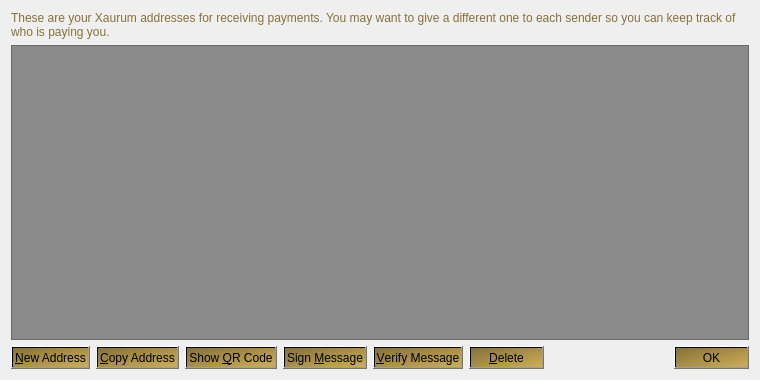
<?xml version="1.0" encoding="UTF-8"?>
<ui version="4.0">
 <class>AddressBookPage</class>
 <widget class="QWidget" name="AddressBookPage">
  <property name="geometry">
   <rect>
    <x>0</x>
    <y>0</y>
    <width>760</width>
    <height>380</height>
   </rect>
  </property>
  <property name="maximumSize">
   <size>
    <width>16777215</width>
    <height>580</height>
   </size>
  </property>
  <property name="windowTitle">
   <string>Address Book</string>
  </property>
  <layout class="QVBoxLayout" name="verticalLayout">
   <item>
    <widget class="QLabel" name="labelExplanation">
     <property name="styleSheet">
      <string notr="true">color: rgb(133, 113, 56);</string>
     </property>
     <property name="text">
      <string>These are your Xaurum addresses for receiving payments. You may want to give a different one to each sender so you can keep track of who is paying you.</string>
     </property>
     <property name="textFormat">
      <enum>Qt::PlainText</enum>
     </property>
     <property name="wordWrap">
      <bool>true</bool>
     </property>
    </widget>
   </item>
   <item>
    <widget class="QTableView" name="tableView">
     <property name="contextMenuPolicy">
      <enum>Qt::CustomContextMenu</enum>
     </property>
     <property name="toolTip">
      <string>Double-click to edit address or label</string>
     </property>
     <property name="styleSheet">
      <string notr="true">background-color: rgb(138, 138, 138);</string>
     </property>
     <property name="tabKeyNavigation">
      <bool>false</bool>
     </property>
     <property name="alternatingRowColors">
      <bool>true</bool>
     </property>
     <property name="selectionMode">
      <enum>QAbstractItemView::SingleSelection</enum>
     </property>
     <property name="selectionBehavior">
      <enum>QAbstractItemView::SelectRows</enum>
     </property>
     <property name="sortingEnabled">
      <bool>true</bool>
     </property>
     <attribute name="verticalHeaderVisible">
      <bool>false</bool>
     </attribute>
    </widget>
   </item>
   <item>
    <layout class="QHBoxLayout" name="horizontalLayout">
     <item>
      <widget class="QPushButton" name="newAddressButton">
       <property name="toolTip">
        <string>Create a new address</string>
       </property>
       <property name="styleSheet">
        <string notr="true">background-color: qlineargradient(spread:repeat, x1:0, y1:0, x2:1, y2:1, stop:0 rgba(133, 113, 56, 255), stop:1 rgba(206, 174, 86, 255));</string>
       </property>
       <property name="text">
        <string>&amp;New Address</string>
       </property>
       <property name="icon">
        <iconset resource="../bitcoin.qrc">
         <normaloff>:/icons/add</normaloff>:/icons/add</iconset>
       </property>
       <property name="autoDefault">
        <bool>false</bool>
       </property>
       <property name="default">
        <bool>false</bool>
       </property>
       <property name="flat">
        <bool>false</bool>
       </property>
      </widget>
     </item>
     <item>
      <widget class="QPushButton" name="copyToClipboard">
       <property name="toolTip">
        <string>Copy the currently selected address to the system clipboard</string>
       </property>
       <property name="styleSheet">
        <string notr="true">background-color: qlineargradient(spread:repeat, x1:0, y1:0, x2:1, y2:1, stop:0 rgba(133, 113, 56, 255), stop:1 rgba(206, 174, 86, 255));</string>
       </property>
       <property name="text">
        <string>&amp;Copy Address</string>
       </property>
       <property name="icon">
        <iconset resource="../bitcoin.qrc">
         <normaloff>:/icons/editcopy</normaloff>:/icons/editcopy</iconset>
       </property>
       <property name="flat">
        <bool>false</bool>
       </property>
      </widget>
     </item>
     <item>
      <widget class="QPushButton" name="showQRCode">
       <property name="styleSheet">
        <string notr="true">background-color: qlineargradient(spread:repeat, x1:0, y1:0, x2:1, y2:1, stop:0 rgba(133, 113, 56, 255), stop:1 rgba(206, 174, 86, 255));</string>
       </property>
       <property name="text">
        <string>Show &amp;QR Code</string>
       </property>
       <property name="icon">
        <iconset resource="../bitcoin.qrc">
         <normaloff>:/icons/qrcode</normaloff>:/icons/qrcode</iconset>
       </property>
      </widget>
     </item>
     <item>
      <widget class="QPushButton" name="signMessage">
       <property name="toolTip">
        <string>Sign a message to prove you own a Xaurum address</string>
       </property>
       <property name="styleSheet">
        <string notr="true">background-color: qlineargradient(spread:repeat, x1:0, y1:0, x2:1, y2:1, stop:0 rgba(133, 113, 56, 255), stop:1 rgba(206, 174, 86, 255));</string>
       </property>
       <property name="text">
        <string>Sign &amp;Message</string>
       </property>
       <property name="icon">
        <iconset resource="../bitcoin.qrc">
         <normaloff>:/icons/edit</normaloff>:/icons/edit</iconset>
       </property>
      </widget>
     </item>
     <item>
      <widget class="QPushButton" name="verifyMessage">
       <property name="toolTip">
        <string>Verify a message to ensure it was signed with a specified Xaurum address</string>
       </property>
       <property name="styleSheet">
        <string notr="true">background-color: qlineargradient(spread:repeat, x1:0, y1:0, x2:1, y2:1, stop:0 rgba(133, 113, 56, 255), stop:1 rgba(206, 174, 86, 255));</string>
       </property>
       <property name="text">
        <string>&amp;Verify Message</string>
       </property>
       <property name="icon">
        <iconset resource="../bitcoin.qrc">
         <normaloff>:/icons/transaction_0</normaloff>:/icons/transaction_0</iconset>
       </property>
      </widget>
     </item>
     <item>
      <widget class="QPushButton" name="deleteButton">
       <property name="toolTip">
        <string>Delete the currently selected address from the list</string>
       </property>
       <property name="styleSheet">
        <string notr="true">background-color: qlineargradient(spread:repeat, x1:0, y1:0, x2:1, y2:1, stop:0 rgba(133, 113, 56, 255), stop:1 rgba(206, 174, 86, 255));</string>
       </property>
       <property name="text">
        <string>&amp;Delete</string>
       </property>
       <property name="icon">
        <iconset resource="../bitcoin.qrc">
         <normaloff>:/icons/remove</normaloff>:/icons/remove</iconset>
       </property>
      </widget>
     </item>
     <item>
      <spacer name="horizontalSpacer">
       <property name="orientation">
        <enum>Qt::Horizontal</enum>
       </property>
       <property name="sizeHint" stdset="0">
        <size>
         <width>40</width>
         <height>20</height>
        </size>
       </property>
      </spacer>
     </item>
     <item>
      <widget class="QDialogButtonBox" name="buttonBox">
       <property name="sizePolicy">
        <sizepolicy hsizetype="Maximum" vsizetype="Fixed">
         <horstretch>0</horstretch>
         <verstretch>0</verstretch>
        </sizepolicy>
       </property>
       <property name="styleSheet">
        <string notr="true">background-color: qlineargradient(spread:repeat, x1:0, y1:0, x2:1, y2:1, stop:0 rgba(133, 113, 56, 255), stop:1 rgba(206, 174, 86, 255));</string>
       </property>
       <property name="standardButtons">
        <set>QDialogButtonBox::Ok</set>
       </property>
      </widget>
     </item>
    </layout>
   </item>
  </layout>
 </widget>
 <resources>
  <include location="../bitcoin.qrc"/>
 </resources>
 <connections/>
</ui>
